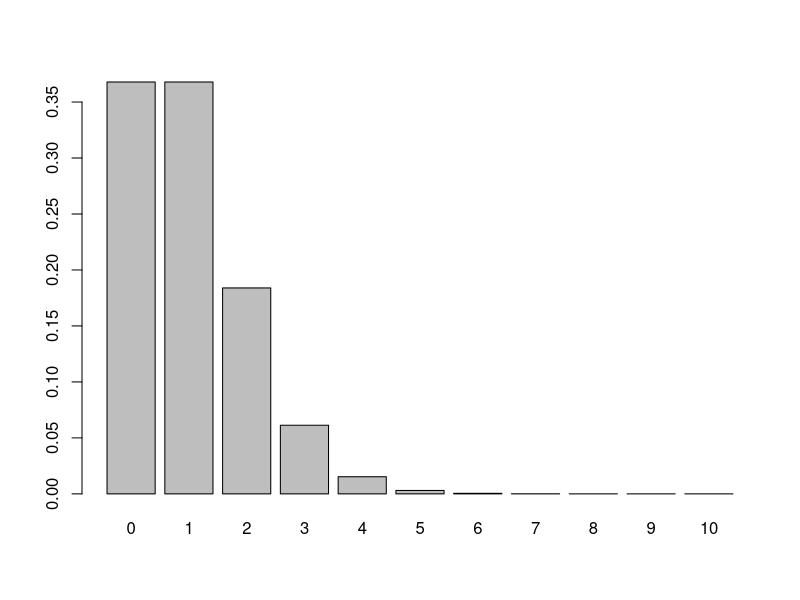
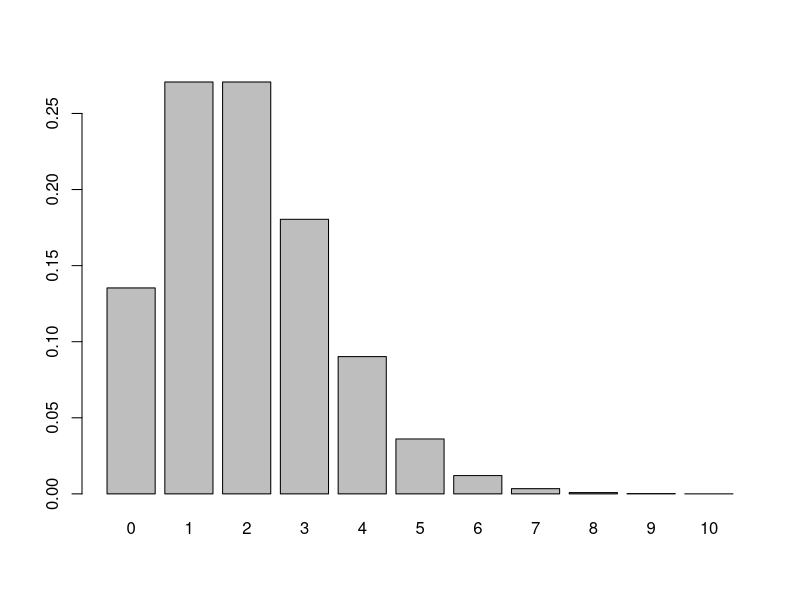
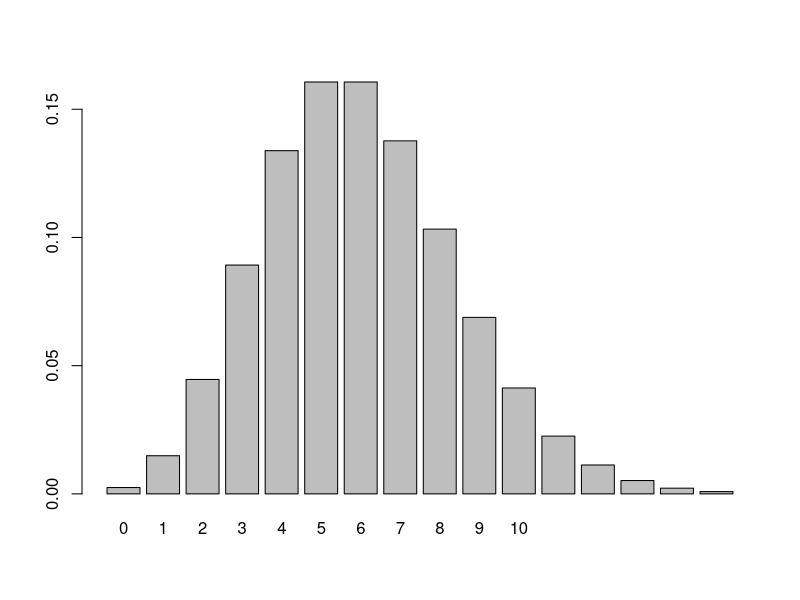
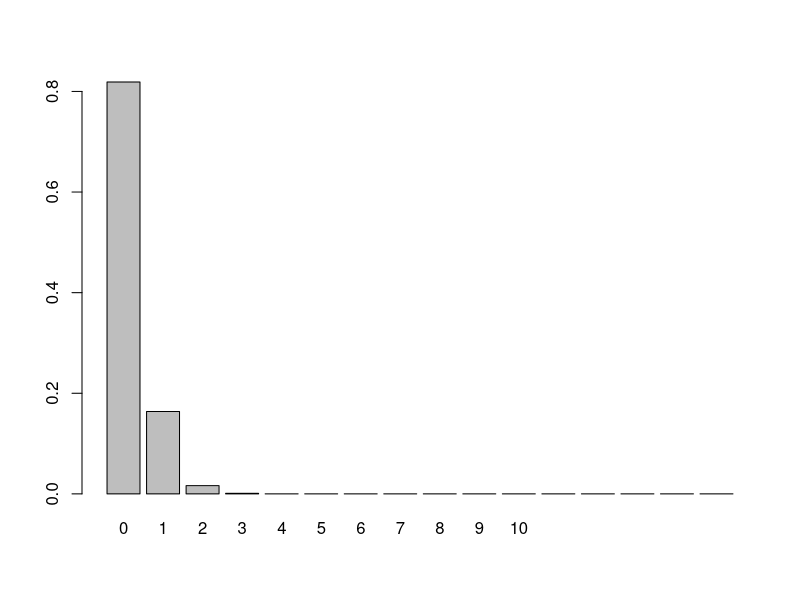
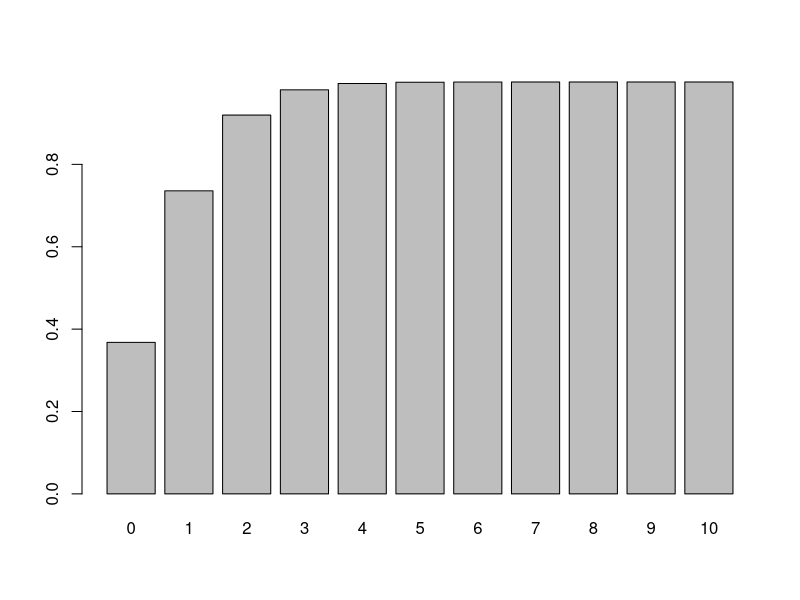
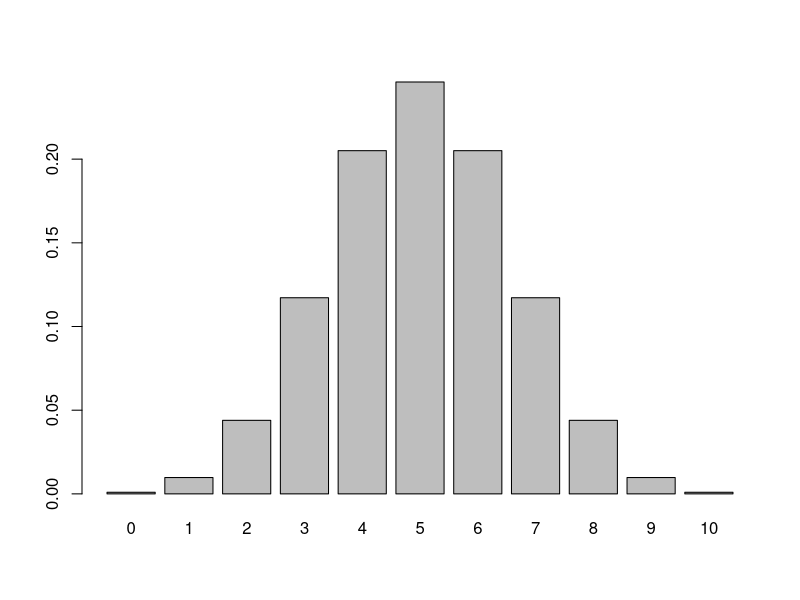
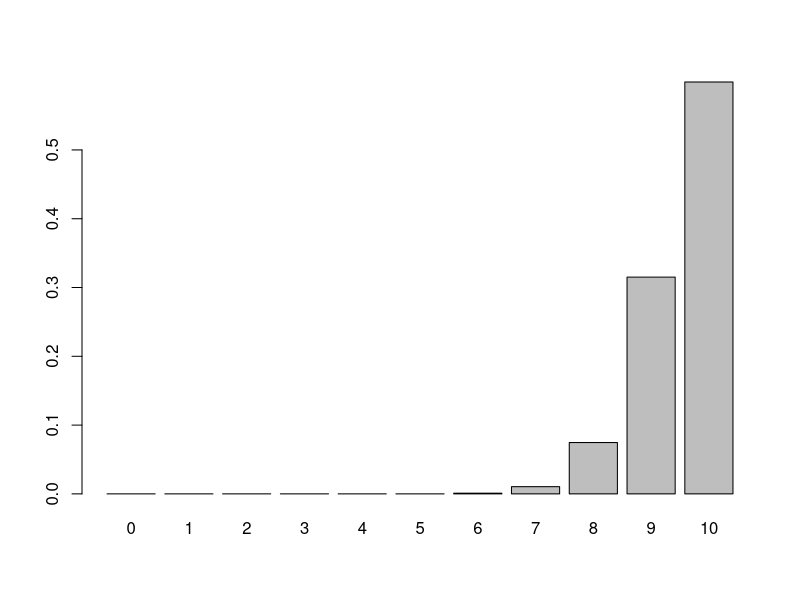
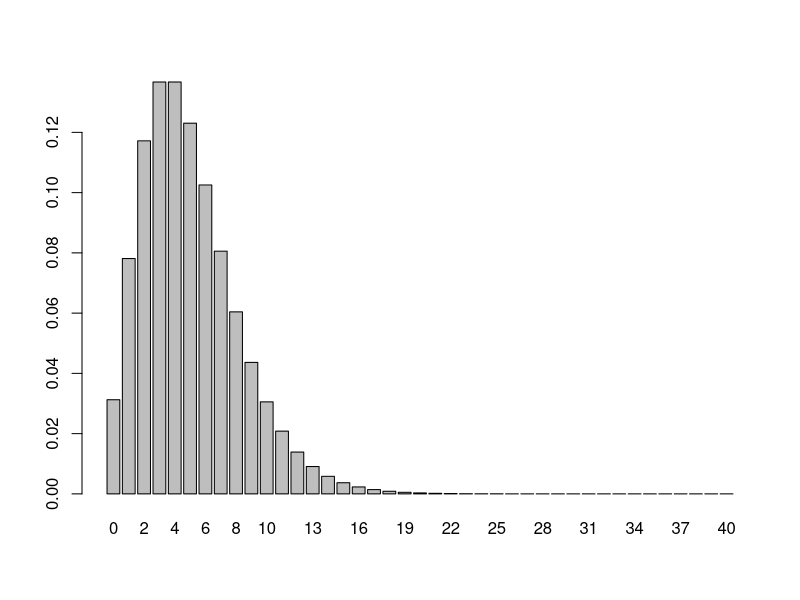

Generate these figures, in order, with R:
## ---- chunk 1
knitr::opts_chunk$set(eval = TRUE)
## ---- chunk 2

# preliminaries
library(tidyverse)
set.seed(99)


z <- 1:10 # simple integer sequence
z <- sample(z) # reshuffle the ordering
print(z)

z < 4 # create logical vector
z[z < 4] # use as index call
which(z < 4) # use to get indices for logical
z[which(z < 4)] # does same as above

zD <- c(z,NA,NA) # contaminate it
zD[zD < 4] # NA values carried along!
zD[which(zD < 4)] # NA values dropped

# use complete.cases with atomic vector
print(zD)

complete.cases(zD)

zD[complete.cases(zD)] # clean them out

which(!complete.cases(zD)) # find NA slots

# use with a matrix

m <- matrix(1:20,nrow=5)
m[1,1] <- NA
m[5,4] <- NA
print(m)

m[complete.cases(m),] 

# now get complete cases for only certain columns!
m[complete.cases(m[,c(1,2)]),] # drops row 1
m[complete.cases(m[,c(2,3)]),] # no drops
m[complete.cases(m[,c(3,4)]),] # drops row 4
m[complete.cases(m[,c(1,4)]),] # drops 1&4

## ---- chunk 3
# Introducing the "tribble", a transposed tibble
# that is easy to type directly in to your own code

repMeasDat <- tribble(
  ~Subject, ~Treatment, ~Time1, ~Time2, ~Time3,
  #-----------------------------
  1, "Control", 1,1,2,
  2, "Control", 1,4,1,
  3, "Control", 2,2,2,
  4, "Heated", 5,6,6,
  5, "Heated", 7,7,5,
  6, "Heated", 7,5,5
  #------------------------------
)

print(repMeasDat)
## ---- chunk 4
repMeasDat %>%
gather(Time1:Time3, key="Time",value="Response")  
## ---- chunk 5
longData <- repMeasDat %>%
gather(Time1:Time3, key="Time",value="Response") %>%
arrange(Subject)
print(longData)
## ---- chunk 6
longData %>%
group_by(Time,Treatment) %>%
summarize(AvgRes = mean(Response)) %>%
arrange(Treatment,Time)
print(longData)
## ---- chunk 7
wideData <- longData %>%
spread(key=Time,value=Response)
print(wideData)
## ---- chunk 8
#-------------------------------------------------
# Poisson distribution
# Discrete X >= 0
# Random events with a constant rate lambda
# (observations per time or per unit area)
# Parameter lambda > 0

# "d" function generates probability density

MyVec <- dpois(x=seq(0,10),lambda=1)
names(MyVec) <- seq(0,10)
barplot(height=MyVec)

MyVec <- dpois(x=seq(0,10),lambda=2)
names(MyVec) <- seq(0,10)
barplot(height=MyVec)

MyVec <- dpois(x=seq(0,15),lambda=6)
names(MyVec) <- seq(0,10)
barplot(height=MyVec)

MyVec <- dpois(x=seq(0,15),lambda=0.2)
names(MyVec) <- seq(0,10)
barplot(height=MyVec)


sum(MyVec)  # sum of density function = 1.0 (total area under curve)

# for a Poisson distribution with lambda=2, 
# what is the probability that a single draw will yield X=0?

dpois(x=0,lambda=2)

# "p" function generates cumulative probability density; gives the 
# "lower tail" cumulative area of the distribution

MyVec <- ppois(q=seq(0,10),lambda=1)
names(MyVec) <- seq(0,10)
barplot(height=MyVec)

# for a Poisson distribution with lambda=2, 
# what is the probability that a single random draw will yield X <= 1?

ppois(q=1, lambda=2)
## ---- chunk 9
#-------------------------------------------------
# Binomial distribution
# p = probability of a dichotomous outcome
# size = number of trials
# x = possible outcomes

# use "d" binom for density function
MyVec <- dbinom(x=seq(0,10),size=10,prob=0.5)
names(MyVec) <- seq(0,10)
barplot(height=MyVec)

MyVec <- dbinom(x=seq(0,10),size=10,prob=0.95)
names(MyVec) <- seq(0,10)
barplot(height=MyVec)

# use "p" binom for cumulative distribution

# what is probability of getting 5 heads out of 10 tosses?
dbinom(x=5,size=10,prob=0.5)

# what is the probability of getting 5 
# or fewer heads out of 10 tosses?
pbinom(q=5,size=10,prob=0.5)
pbinom(q=4,size=9,prob=0.5)


# use "q" binom for quantiles

# what minimum number of heads will be found 
# for 40% of 50 trials with p = 0.5?

qbinom(p=0.4,size=50,prob=0.5)

# what is a 95% confidence interval for 100 trials 
# of a coin with p = 0.7 for heads?
qbinom(p=c(0.025,0.975),size=100,prob=0.7)
## ---- chunk 10
#-------------------------------------------------
# negative binomial: number of failures (values of MyVec)
# in a series of (Bernouli) with p=probability of success 
# before a target number of successes (= size)
# generates a discrete distribution that is more 
# heterogeneous ("overdispersed") than Poisson
MyVec <- dnbinom(x=seq(0,40), size=5, prob=0.5)
names(MyVec) <- seq(0,40)
barplot(height=MyVec)

# geometric series is a special case where N= 1 success
# each bar is a constant fraction 1 - "prob" of the bar before it
MyVec <- dnbinom(x=seq(0,40), size=1, prob=0.1)
names(MyVec) <- seq(0,40)
barplot(height=MyVec)


# alternatively specify mean = mu of distribution and size, 
# the dispersion parameter (small is more dispersed)

MyVec <- dnbinom(x=seq(0,40),size=1,mu=5)
names(MyVec) <- seq(0,40)
barplot(height=MyVec)


# also have the "pnbinom", "qnbinom" and "rnbinom" functions
# Probability of drawing a 3 or smaller from a negative binomial:
pnbinom(q=3,size=1,mu=5)

# 5 percent lower value for a negative binomial
qnbinom(p=0.05,size=10,mu=5)

# 95% confidence interval for a geometric series
qnbinom(p=c(0.025,0.975),prob=0.5,size=10)

# random sample from a negative binomial

MyVec <- rnbinom(n=1000,size=1,mu=20)
quantile(MyVec,prob=c(0.025,0.975))

# compare to exact calculation
qnbinom(p=c(0.025,0.975),size=1,mu=20)
## ---- chunk 11
#-------------------------------------------------
# uniform
# params specific minimum and maximum

# dunif for density plot
limits <- seq(0,10,by=0.01)
z <-dunif(x=limits,min=0,max=5)
names(z) <- limits
plot(x=limits, y=z,type="l",xlim=c(0,10))

#punif for cumulative density (= tail probabilities)
limits <- seq(0,10,by=0.01)
z <-punif(q=limits,min=0,max=5)
names(z) <- limits
plot(x=limits, y=z,type="l",xlim=c(0,10))

#qunif for quantiles
qunif(p=c(0.025,0.975),min=0,max=5)

#runif for random data
hist(runif(n=100,min=0,max=5))
hist(runif(n=1000,min=0,max=5))
#-------------------------------------------------
## ---- chunk 12
# normal 

hist(rnorm(n=100,mean=100,sd=2))

# problems with uniform when mean is small but zero is not allowed.
hist(rnorm(n=100,mean=2,sd=2))
MyVec <- rnorm(n=100,mean=2, sd=2)
summary(MyVec)
TossZeroes <- MyVec[MyVec>0]
hist(TossZeroes)
summary(TossZeroes)
## ---- chunk 13
#-------------------------------------------------
# gamma distribution, continuous positive values, but bounded at 0

hist(rgamma(n=100,shape=1,scale=10))

# gamma with shape= 1 is an exponential with scale = mean

# shape <=1 gives a mode near zero; very small shape rounds to zero
hist(rgamma(n=100,shape=0.1,scale=1))

# large shape parameters moves towards a normal
hist(rgamma(n=100,shape=20,scale=1))

# scale parameter changes mean- and the variance!

hist(rgamma(n=100,shape=2,scale=10))
hist(rgamma(n=100,shape=2,scale=100))
hist(rgamma(n=100,shape=2,scale=1))
hist(rgamma(n=100,shape=2,scale=0.1))

# unlike the normal, the two parameters affect both mean and variance

# mean = shape*scale
# variance= shape*scale^2
## ---- chunk 14
#-------------------------------------------------

# beta distribution 
# bounded at 0 and 1
# analagous to a binomial, but result is a continuous distribution of probabilities
# parameter shape1 = number of successes + 1
# parameter shape2 = number of failures + 1
# interpret these in terms of a coin you are tossing

# shape1 = 1, shape2 = 1 = "no data"
hist(rbeta(n=1000,shape1=1,shape2=1),breaks=seq(0,1.0,length=100))

# shape1 = 2, shape1 = 1 = "1 coin toss, comes up heads!"
hist(rbeta(n=1000,shape1=2,shape2=1),breaks=seq(0,1.0,length=100))
hist(rbeta(n=1000,shape1=1,shape2=2),breaks=seq(0,1.0,length=100))

# two tosses, 1 head and 1 tail
hist(rbeta(n=1000,shape1=2,shape2=2),breaks=seq(0,1.0,length=100))

# two tosses, both heads
hist(rbeta(n=1000,shape1=3,shape2=1),breaks=seq(0,1.0,length=100))

# let's get more data
hist(rbeta(n=1000,shape1=20,shape2=20),breaks=seq(0,1.0,length=100))

hist(rbeta(n=1000,shape1=500,shape2=500),breaks=seq(0,1.0,length=100))

# if the coin is biased
hist(rbeta(n=1000,shape1=1000,shape2=500),breaks=seq(0,1.0,length=100))
hist(rbeta(n=1000,shape1=10,shape2=5),breaks=seq(0,1.0,length=100))


# shape parameters less than 1.0 give us a u-shaped distribution
hist(rbeta(n=1000,shape1=0.1,shape2=0.1),breaks=seq(0,1.0,length=100))
hist(rbeta(n=1000,shape1=0.5,shape2=0.5),breaks=seq(0,1.0,length=100))
hist(rbeta(n=1000,shape1=0.5,shape2=0.2),breaks=seq(0,1.0,length=100))
## ---- chunk 15
#-------------------------------------------------
# estimating parameters from data
# maximum likelihood estimator theta versus P(data|theta)

# use fitdistr function, feeding it data and a distribution type)
library(MASS)
x <- rnorm(1000,mean=92.5,sd=2.5)
hist(x)
fitdistr(x,"normal")

# compare to true parameters
# compare to parameters estimated from simple means and standard deviations
mean(x)
sd(x)

# but how do we "know" what distribution to fit?
fitdistr(x,"gamma")
z <- fitdistr(x,"gamma")

# find components of z
str(z)
# rate = 1/scale
# so here is the estimate of the mean
z$estimate[1]/z$estimate[2]

# and here is the estimate of the variance
z$estimate[1]/z$estimate[2]^2
